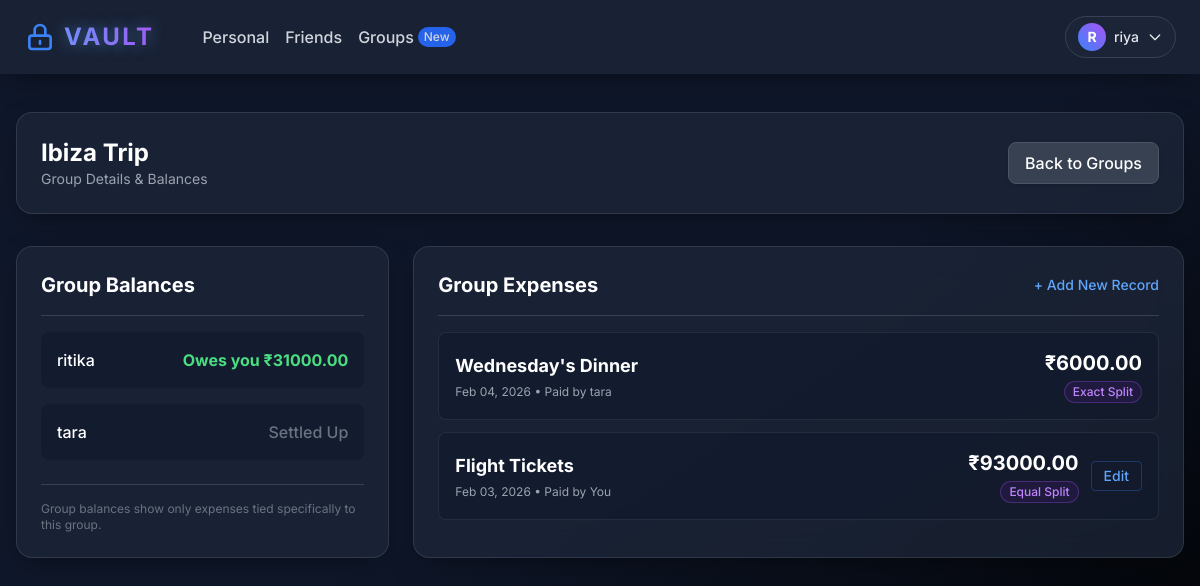
Page /groups/2/ (signed in) on the committed database.
### Vault/models.py (models this page shows, shortened)
class ExpenseGroup(models.Model):
    name = models.CharField(max_length=150)
    members = models.ManyToManyField(User, related_name='expense_groups')
    created_by = models.ForeignKey(User, related_name='created_groups', on_delete=models.CASCADE)
    created_at = models.DateTimeField(auto_now_add=True)

class Expense(models.Model):
    EXPENSE_TYPES = (
        ('One-Time', 'One-Time Payment'),
        ('Subscription', 'Recurring Subscription'),
        ('Bill', 'Monthly Bill'),
    )
    STATUS_CHOICES = (
        ('Paid', 'Paid'),
        ('Pending', 'Pending'),
    )
    CATEGORY_CHOICES = (
        ('Housing', 'Housing'),
        ('Utilities', 'Utilities'),
        ('Grocery', 'Grocery'),
        ('Food', 'Food'),
        ('Transportation', 'Transportation'),
        ('Healthcare', 'Healthcare'),
        ('Entertainment', 'Entertainment'),
        ('Credit Card', 'Credit Card'),
        ('Other', 'Other'),
    )
    PAYMENT_METHODS = (
        ('Credit Card', 'Credit Card'),
        ('Debit Card', 'Debit Card'),
        ('Cash', 'Cash'),
        ('None', 'Not Applicable / Pending'),
    )
    user = models.ForeignKey(User, on_delete=models.CASCADE)
    title = models.CharField(max_length=150, help_text="Recipient or Service Name")
    amount = models.DecimalField(max_digits=10, decimal_places=2)
    due_date = models.DateField()
    category = models.CharField(max_length=50, choices=CATEGORY_CHOICES, default='Other')
    expense_type = models.CharField(max_length=20, choices=EXPENSE_TYPES, default='One-Time')
    status = models.CharField(max_length=20, choices=STATUS_CHOICES, default='Pending')
    payment_method = models.CharField(max_length=20, choices=PAYMENT_METHODS, default='None')
    is_autopay = models.BooleanField(default=False)
    is_cc_bill = models.BooleanField(default=False)
    is_shared = models.BooleanField(default=False)
    paid_by = models.ForeignKey(User, related_name='expenses_paid', null=True, blank=True, on_delete=models.SET_NULL)
    group = models.ForeignKey('ExpenseGroup', related_name='expenses', null=True, blank=True, on_delete=models.SET_NULL)
    notes = models.TextField(blank=True, null=True, help_text="Any additional comments or notes")
    SPLIT_TYPES = (
        ('Equal', 'Equal Split'),
        ('Percentage', 'Percentage (%)'),
        ('Exact', 'Exact Amounts'),
    )
    split_type = models.CharField(max_length=20, choices=SPLIT_TYPES, default='Equal')
    year = models.IntegerField(default=2026)
    month = models.IntegerField(default=1)
    week = models.IntegerField(default=1)

### Vault/views.py (the view)
# urls.py: path('groups/<int:pk>/', views.group_detail, name='group_detail'),
@login_required
def group_detail(request, pk):
    if request.user.is_superuser: return redirect('admin_users')
    group = get_object_or_404(ExpenseGroup, pk=pk, members=request.user)
    expenses = group.expenses.all().order_by('-due_date')
    members = group.members.all()
    balances = []
    for f in members:
        if f == request.user: continue
        owed_to_me = sum(s.amount for s in SplitTransaction.objects.filter(creditor=request.user, debtor=f, expense__group=group, is_settled=False))
        i_owe = sum(s.amount for s in SplitTransaction.objects.filter(creditor=f, debtor=request.user, expense__group=group, is_settled=False))
        net_balance = owed_to_me - i_owe
        balances.append({'friend': f, 'balance': net_balance, 'abs_balance': abs(net_balance)})
    return render(request, 'Vault/group_detail.html', {'group': group, 'expenses': expenses, 'balances': balances})

### Vault/templates/Vault/group_detail.html (shortened to what this page needs)
{% extends 'Vault/base.html' %}
{% block content %}
<div class="glass-panel p-6 mb-8 flex justify-between items-center">
    <div>
        <h1 class="text-2xl font-bold text-white">{{ group.name }}</h1>
        <p class="text-gray-400 text-sm">Group Details & Balances</p>
    </div>
    <a href="{% url 'groups_dashboard' %}" class="bg-gray-700 hover:bg-gray-600 border border-gray-600 text-white font-medium py-2 px-4 rounded-lg shadow transition">
        Back to Groups
    </a>
</div>
<div class="grid grid-cols-1 lg:grid-cols-3 gap-6">
    <div class="col-span-1 glass-panel p-6">
        <h3 class="text-xl font-bold text-white border-b border-gray-700 pb-4 mb-4">Group Balances</h3>
        <ul class="space-y-4">
            {% for b in balances %}
            <li class="flex justify-between items-center bg-vault-900/50 p-4 rounded-lg">
                <span class="font-medium text-white">{{ b.friend.username }}</span>
                {% if b.balance > 0 %}
                    <span class="text-green-400 font-bold flex items-center gap-1">Owes you ₹{{ b.balance|floatformat:2 }}</span>
                {% elif b.balance < 0 %}
                    <span class="text-red-400 font-bold flex items-center gap-1">You owe ₹{{ b.abs_balance|floatformat:2 }}</span>
                {% else %}
                    <span class="text-gray-500 font-medium">Settled Up</span>
                {% endif %}
            </li>
            {% empty %}
                <p class="text-gray-400 text-sm">No balances recorded yet.</p>
            {% endfor %}
        </ul>
        <div class="mt-6 pt-4 border-t border-gray-700">
            <p class="text-xs text-gray-500">Group balances show only expenses tied specifically to this group.</p>
        </div>
    </div>
    <div class="col-span-2 glass-panel p-6">
        <div class="flex justify-between items-center border-b border-gray-700 pb-4 mb-4">
            <h3 class="text-xl font-bold text-white">Group Expenses</h3>
            <a href="{% url 'add_expense' %}?group={{ group.pk }}" class="text-blue-400 hover:text-blue-300 text-sm font-medium">+ Add New Record</a>
        </div>
        <div class="space-y-3">
            {% for expense in expenses %}
            <div class="bg-vault-900/50 p-4 rounded-lg flex justify-between items-center border border-gray-700/50 hover:border-gray-600 transition">
                <div class="flex-1">
                    <h4 class="font-bold text-white text-lg">{{ expense.title }}</h4>
                    <p class="text-xs text-gray-400 mt-1">{{ expense.due_date|date:"M d, Y" }} &bull; Paid by {% if expense.paid_by == request.user %}You{% else %}{{ expense.paid_by.username }}{% endif %}</p>
                </div>
                <div class="flex items-center gap-3">
                    <div class="text-right">
                        <p class="font-bold text-xl text-white">₹{{ expense.amount }}</p>
                        {% if expense.is_shared %}
                            <span class="text-xs text-purple-400 font-medium border border-purple-500/30 bg-purple-900/20 px-2 py-0.5 rounded-full mt-1 inline-block">{{ expense.split_type }} Split</span>
                        {% endif %}
                    </div>
                    {% if expense.user == request.user %}
                    <a href="{% url 'edit_expense' expense.pk %}" class="text-blue-400 hover:text-blue-300 text-sm font-medium px-3 py-1 border border-blue-500/30 rounded hover:bg-blue-500/10 transition">
                        Edit
                    </a>
                    {% endif %}
                </div>
            </div>
            {% empty %}
                <p class="text-gray-400 text-sm text-center py-4">No expenses strictly tied to this group yet.</p>
            {% endfor %}
        </div>
    </div>
</div>
{% endblock %}

### Vault/templates/Vault/base.html (shortened to what this page needs)
<!DOCTYPE html>
<html lang="en" class="dark">
<head>
    <script src="https://cdn.tailwindcss.com"></script>
</head>
<body class="antialiased min-h-screen flex flex-col pt-20 bg-gradient-to-br from-vault-900 via-vault-900 to-black">
    <nav class="fixed top-0 w-full z-50 glass-panel border-b-0 rounded-none border-x-0 border-t-0 px-6 py-4 flex justify-between items-center" x-data="{ userMenu: false }">
        <div class="flex items-center gap-6">
            <a href="{% url 'dashboard' %}" class="text-2xl font-bold tracking-widest text-transparent bg-clip-text bg-gradient-to-r from-blue-400 to-purple-500 glow-text flex items-center gap-2">
                <svg class="w-8 h-8 text-blue-500" fill="none" stroke="currentColor" viewBox="0 0 24 24"><path stroke-linecap="round" stroke-linejoin="round" stroke-width="2" d="M12 15v2m-6 4h12a2 2 0 002-2v-6a2 2 0 00-2-2H6a2 2 0 00-2 2v6a2 2 0 002 2zm10-10V7a4 4 0 00-8 0v4h8z"></path></svg>
            </a>
            {% if user.is_authenticated %}
                <div class="hidden md:flex gap-4 ml-6">
                    <a href="{% url 'dashboard' %}" class="text-gray-300 hover:text-white transition font-medium">Personal</a>
                    <a href="{% url 'friends_dashboard' %}" class="text-gray-300 hover:text-white transition font-medium">Friends</a>
                    <a href="{% url 'groups_dashboard' %}" class="text-gray-300 hover:text-white transition font-medium flex items-center gap-1">Groups <span class="bg-blue-600 text-xs px-1.5 py-0.5 rounded-full">New</span></a>
                </div>
            {% endif %}
        </div>
        <div class="flex items-center gap-4">
            {% if user.is_authenticated %}
                <div class="relative">
                    <button @click="userMenu = !userMenu" @click.away="userMenu = false" class="flex items-center gap-2 text-sm font-medium text-gray-200 hover:text-white transition bg-vault-800/50 px-3 py-1.5 rounded-full border border-gray-700 hover:border-gray-500">
                        <div class="w-7 h-7 rounded-full bg-gradient-to-tr from-blue-500 to-purple-500 flex items-center justify-center text-white font-bold">{{ user.username.0|upper }}</div>
                        <span class="hidden sm:block">{{ user.username }}</span>
                        <svg class="w-4 h-4" fill="none" stroke="currentColor" viewBox="0 0 24 24"><path stroke-linecap="round" stroke-linejoin="round" stroke-width="2" d="M19 9l-7 7-7-7"></path></svg>
                    </button>
                </div>
            {% else %}
                <a href="{% url 'login' %}" class="text-sm font-medium text-gray-300 hover:text-white transition">Sign In</a>
                <a href="{% url 'register' %}" class="text-sm font-medium bg-blue-600 hover:bg-blue-500 text-white px-4 py-2 rounded-full transition shadow-lg shadow-blue-500/30">Get Started</a>
            {% endif %}
        </div>
    </nav>
    <main class="flex-grow container mx-auto px-4 py-8 relative z-10 w-full max-w-7xl">
        {% block content %}{% endblock %}
    </main>
</body>
</html>

### Vault/templates/Vault/base.html (style rules this page uses)
body { font-family: 'Inter', sans-serif; background-color: #0f172a; color: #f8fafc; }
.glass-panel { background: rgba(30, 41, 59, 0.7); backdrop-filter: blur(16px); -webkit-backdrop-filter: blur(16px); border: 1px solid rgba(255, 255, 255, 0.1); border-radius: 1rem; box-shadow: 0 10px 30px -10px rgba(0,0,0,0.5); }
.glow-text { text-shadow: 0 0 15px rgba(96, 165, 250, 0.5); }

### rows in the picture
ExpenseGroup: name "Ibiza Trip"
Expense: title "Wednesday's Dinner", due_date "Feb 04, 2026", paid_by.username "tara", amount "6000.00", split_type "Exact"
Expense: title "Flight Tickets", due_date "Feb 03, 2026", shows "You", amount "93000.00", split_type "Equal", shows "Edit"

### other values in the picture
{{ user.username.0|upper }} "R"
{{ user.username }} "riya"
{{ b.friend.username }} "ritika"
{{ b.balance|floatformat:2 }} "31000.00"
{{ b.friend.username }} "tara"
